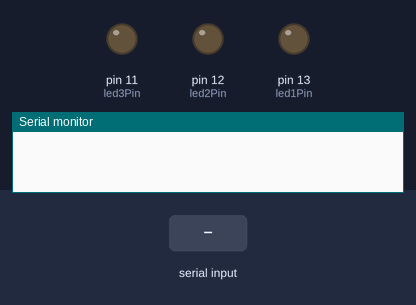
Bench run of a sketch on a simulated Arduino Uno, built with avr-gcc and run on an emulated ATmega328P. Parts: output pins drawn as LEDs (lit = HIGH), the last lines printed to the serial monitor. The test bench sets the inputs (shaded band).

Above: at 1.2 s.
1.3 s: "turn on led1\n" received over Serial
At 2.5 s:
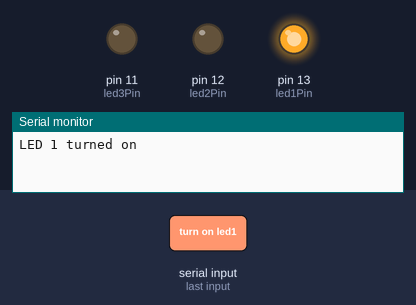
2.8 s: "turn on led2\n" received over Serial
At 3.8 s:
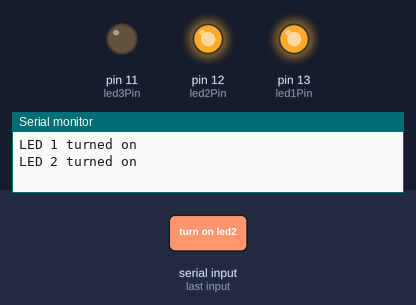
4.3 s: "turn off led1\n" received over Serial
At 5.0 s:
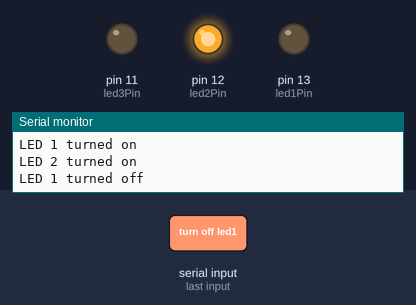
5.8 s: "turn on led3\n" received over Serial
At 7.0 s:
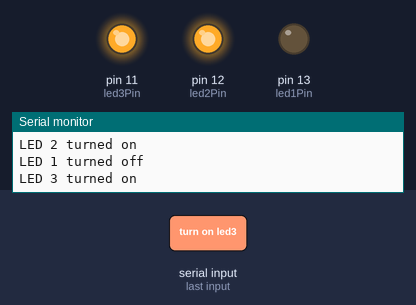
7.3 s: "turn off led2\n" received over Serial
At 8.4 s:
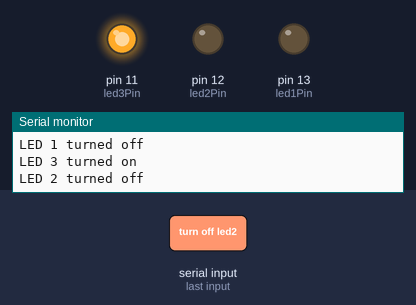
8.8 s: "turn off led3\n" received over Serial
At 9.6 s:
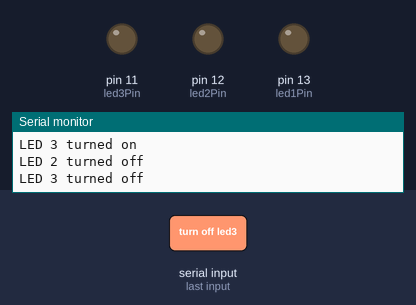
Timing chart, 0 to 11.3 s (numbered marks = the images above; inputs shaded):
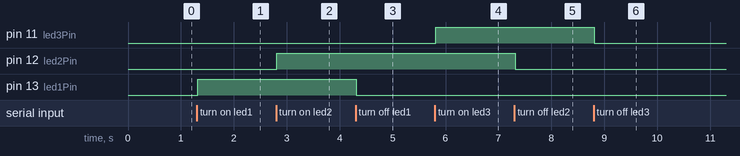

The sketch:

voice_led.ino
```cpp
const int led1Pin = 13; // Pin for LED 1
const int led2Pin = 12; // Pin for LED 2
const int led3Pin = 11; // Pin for LED 3

void setup() {
  pinMode(led1Pin, OUTPUT); // Initialize LED 1 pin as an output
  pinMode(led2Pin, OUTPUT); // Initialize LED 2 pin as an output
  pinMode(led3Pin, OUTPUT); // Initialize LED 3 pin as an output
  Serial.begin(9600); // Start serial communication at 9600 baud rate
}

void loop() {
  if (Serial.available() > 0) { // Check if data is available to read
    String command = Serial.readStringUntil('\n'); // Read the command
    command.trim(); // Remove any leading/trailing whitespace

    if (command == "turn on led1") {
      digitalWrite(led1Pin, HIGH); // Turn LED 1 on
      Serial.println("LED 1 turned on");
    } else if (command == "turn off led1") {
      digitalWrite(led1Pin, LOW); // Turn LED 1 off
      Serial.println("LED 1 turned off");
    } else if (command == "turn on led2") {
      digitalWrite(led2Pin, HIGH); // Turn LED 2 on
      Serial.println("LED 2 turned on");
    } else if (command == "turn off led2") {
      digitalWrite(led2Pin, LOW); // Turn LED 2 off
      Serial.println("LED 2 turned off");
    } else if (command == "turn on led3") {
      digitalWrite(led3Pin, HIGH); // Turn LED 3 on
      Serial.println("LED 3 turned on");
    } else if (command == "turn off led3") {
      digitalWrite(led3Pin, LOW); // Turn LED 3 off
      Serial.println("LED 3 turned off");
    } else {
      Serial.println("Unknown command");
    }
  }
}
```

Measured:
- after the input at 1.3 s, pin 13 (led1Pin): LOW → HIGH at once
- after the input at 2.8 s, pin 12 (led2Pin): LOW → HIGH at once
- after the input at 4.3 s, pin 13 (led1Pin): HIGH → LOW at once
- after the input at 5.8 s, pin 11 (led3Pin): LOW → HIGH at once
- after the input at 7.3 s, pin 12 (led2Pin): HIGH → LOW at once
- after the input at 8.8 s, pin 11 (led3Pin): HIGH → LOW at once
